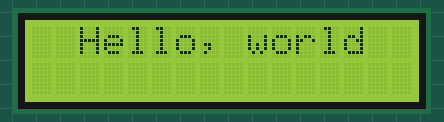
This sketch was run on a simulated Arduino Uno, built with avr-gcc and run on an emulated ATmega328P. Shown: 16×2 character LCD.

Above: at 0.1 s.
At 1.1 s:
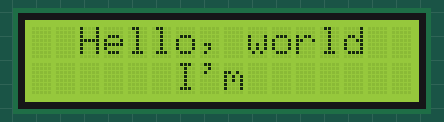
At 3.1 s:
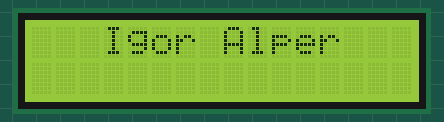
At 4.1 s:
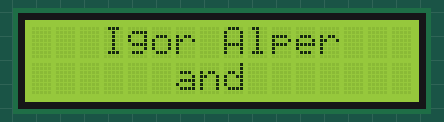
At 6.2 s:
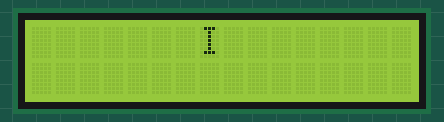
At 7.2 s:
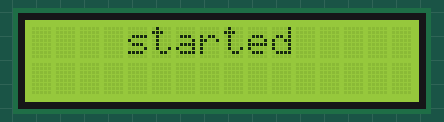

Measured:
- what the display in image 1 shows lasts 2.0 s, from 1.1 s to 3.1 s
- what the display in image 2 shows lasts 1.0 s, from 3.1 s to 4.1 s

The sketch:

Hello_world.ino
```cpp
#include <Wire.h>
#include <LiquidCrystal_I2C.h>
LiquidCrystal_I2C lcd(0x27, 16, 2);
void setup() {
  lcd.init();
  lcd.backlight();

  lcd.setCursor(2, 0);
  lcd.print("Hello, world");
  delay(1000);
  lcd.setCursor(6, 1);
  lcd.print("I'm");
  delay(2000);
  lcd.clear();
  lcd.setCursor(3, 0);
  lcd.print("Igor Alper");
  delay(1000);
  lcd.setCursor(6, 1);
  lcd.print("and");
  delay(2000);
  lcd.clear();
  lcd.setCursor(7,0);
  lcd.print("I");
  delay(1000);
  lcd.clear();
  lcd.setCursor(4, 0);
  lcd.print("started");
  delay(1000);
  lcd.clear();
  // put your setup code here, to run once:

}

void loop() {
  // put your main code here, to run repeatedly:

}
```
